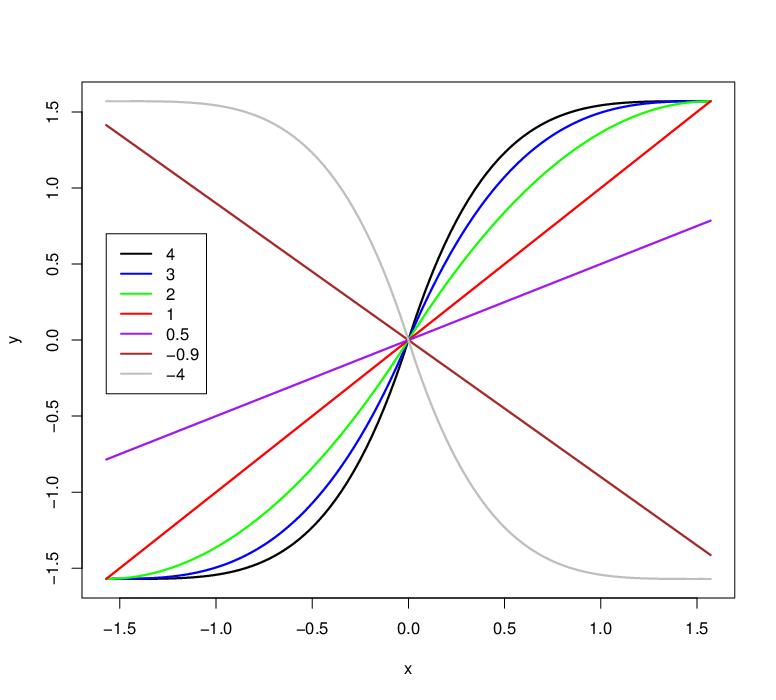

R code for this plot:

nodding <- function(angle, nod) {
  if (nod >= -1 && nod <= 1) {
    return (angle * nod)
  }
  sign <- 1
  if (nod < 0) {
    sign <- -1
    nod <- -nod
  }
  if (angle < 0) {
    return (sign * -0.5 * pi * (1.0 - (1.0 + angle*2.0/pi)^nod))
  }
  return   (sign *  0.5 * pi * (1.0 - (1.0 - angle*2.0/pi)^nod))
}

x <- ((0:100 / 50) - 1) * pi / 2
y <- x

nods <- c(4, 3, 2, 1, 0.5, -.9, -4)
colors <- c("black", "blue", "green", "red", "purple", "brown", "grey")


plot(x, y, type="n")

cl <- 1
for (nod in nods) {
  p <- 1
  for (xx in x) {
    y[p] <- nodding(xx, nod)
    p <- p+1
  }
  lines(x, y, type="l", col=colors[cl], lwd=2)
  cl <- cl+1
}

legend(-pi/2, .7, legend=nods, lwd=2, col=colors)
